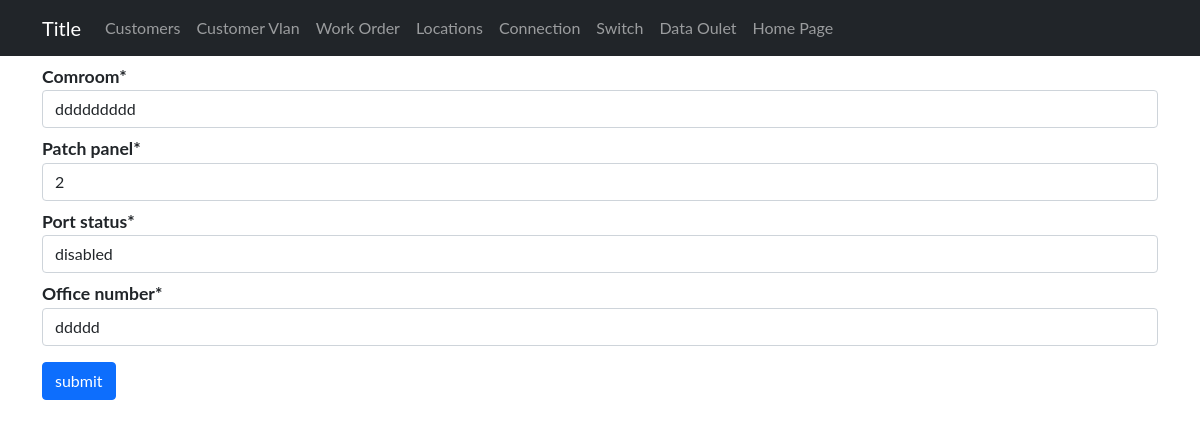
The page /devices/upd/dataoutlet/1 on the database its author committed.
### sitadevices/models.py (models this page shows)
class DataOutlet(models.Model):
    comroom= models.ForeignKey(CommmunicationRoom, on_delete=models.CASCADE)
    patch_panel = models.IntegerField()
    port_status =models.CharField(choices=status, max_length=200)
    office_number = models.ForeignKey(Room, on_delete=models.CASCADE)

### sitadevices/views.py (the view)
# urls.py: path('upd/dataoutlet/<int:dataoutlet_id>', Data_outletUpd, name='dataoutletupd'),
def Data_outletUpd(request,dataoutlet_id):
    update =DataOutlet.objects.get(pk=dataoutlet_id)
    form = DataOutletForm(instance=update)
    if request.method =='POST':
        form = DataOutletForm(request.POST, instance=update)
        if form.is_valid():
            form.save()
            return redirect('device:dataoutletlist')
    dic = {
        'id': update,
        'form': form,
    }
    return render(request, 'admin/dataoutlet/upddataoutlet.html',{'dic': dic})

### sitadevices/models.py (called while the page is built)
    def __str__(self):
        return self.room

    def __str__(self):
        return self.commroomname

### sitadevices/templates/admin/dataoutlet/upddataoutlet.html (shortened to what this page needs)
{% extends 'admin/base1.html' %}
{% load crispy_forms_filters %}
{% block content %}
<form enctype="multipart/form-data" action="{%url 'device:dataoutletupd' dic.id.id%}"  class="" method="POST">
    <div class="container">
        {{dic.form|crispy}}
        <button type="submit" class="btn btn-primary submit" value="submit">submit</button>
    </div>
</form>
{% endblock  %}

### static/Css/devices/styles.css (style rules this page uses)
label { font-weight: bold; font-size: 1.1rem; margin-top: .5rem; }
.submit { margin-top: 1rem; }

### sitadevices/templates/admin/base1.html (style rules this page uses)
body { font-family: "Lato", sans-serif; }

### rows shown on the page
DataOutlet: comroom "ddddddddd", patch_panel "2", port_status "disabled", office_number "ddddd"
